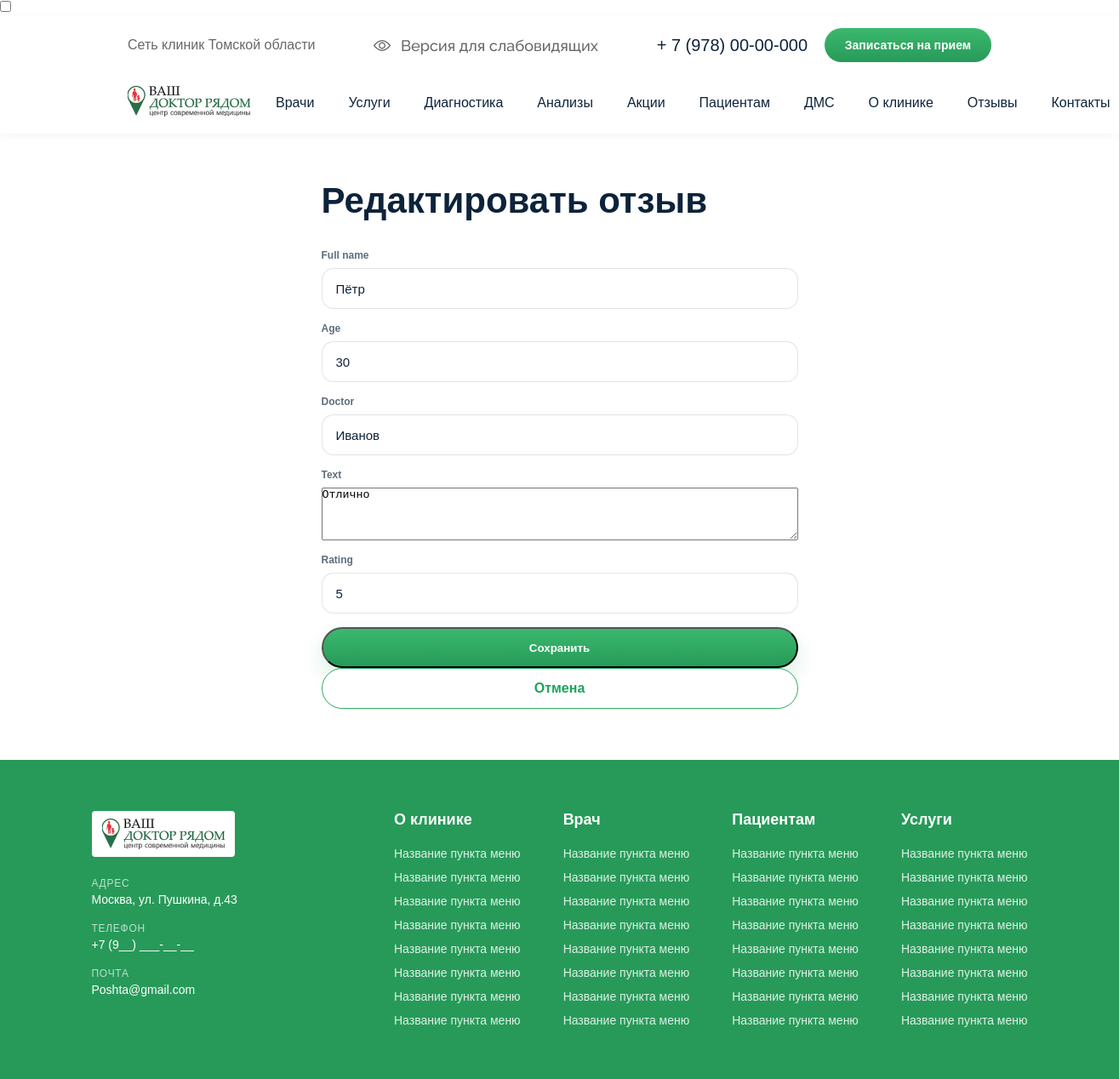
/reviews/12/update/, run on the app's committed database.
### clinic/models.py (models this page shows, shortened)
class Review(models.Model):
    full_name = models.CharField(max_length=150)
    age = models.PositiveIntegerField()
    doctor = models.CharField(max_length=150)
    text = models.TextField()
    rating = models.PositiveSmallIntegerField(default=5)
    created_at = models.DateField(auto_now_add=True)
    class Meta:
        verbose_name = 'Отзыв'
        verbose_name_plural = 'Отзывы'
        ordering = ['-created_at']

### clinic/views.py (the view)
# urls.py: path('reviews/<int:pk>/update/', ReviewUpdateView.as_view(), name='review_update'),
class ReviewUpdateView(UpdateView):
    model = Review
    form_class = ReviewForm
    template_name = 'review_form.html'
    success_url = reverse_lazy('reviews')

### clinic/forms.py
class ReviewForm(forms.ModelForm):
    class Meta:
        model = Review
        fields = '__all__'
        widgets = {
            'full_name': forms.TextInput(attrs={
                'class': 'form-control',
                'placeholder': 'Иванов Иван Иванович'
            }),
            'age': forms.NumberInput(attrs={
                'class': 'form-control',
                'placeholder': '30'
            }),
            'doctor': forms.TextInput(attrs={
                'class': 'form-control',
                'placeholder': 'Иванов Иван Иванович'
            }),
            'text': forms.Textarea(attrs={
                'class': 'form-control',
                'placeholder': 'Текст отзыва...',
                'rows': 4
            }),
            'rating': forms.NumberInput(attrs={
                'class': 'form-control',
                'placeholder': '5',
                'min': 1,
                'max': 5
            }),
        }

### templates/review_form.html (shortened to what this page needs)
{% extends "base.html" %}
{% block content %}
<section class="reviews">
  <div class="container" style="max-width: 600px; margin-top: 24px;">
    <h1 class="page-title">{% if object %}Редактировать отзыв{% else %}Добавить отзыв{% endif %}</h1>
    <form method="post">
      {% for field in form %}
        <div class="form-group" style="margin-bottom: 16px;">
          <label>{{ field.label }}</label>
          {{ field }}
        </div>
      {% endfor %}
      <button type="submit" class="btn-green">Сохранить</button>
      <a href="{% url 'reviews' %}" class="btn-outline">Отмена</a>
    </form>
  </div>
</section>
{% endblock %}

### data on the page
Review: form "Пётр" "30" "Иванов" "Отлично" "5"

### other printed values
{{ field.label }} "Full name" "Age" "Doctor" "Text" "Rating"
